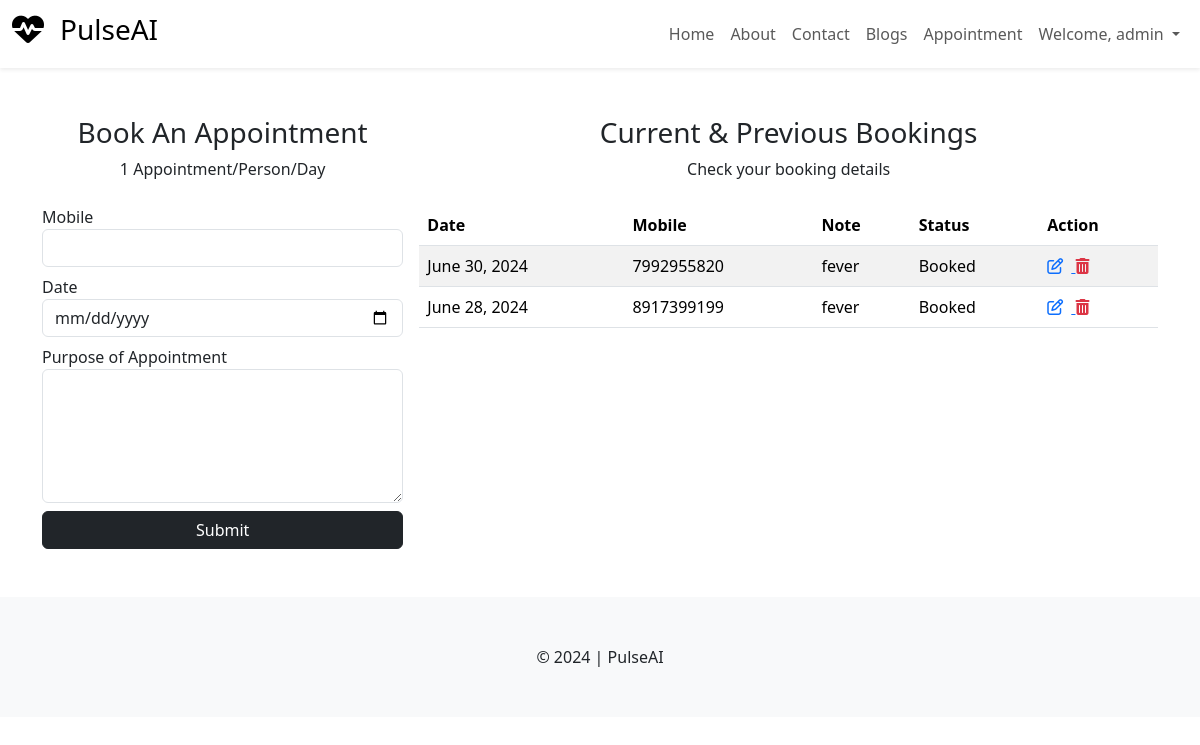
The page /patient/appointment/ (signed in) on the database as committed earlier.
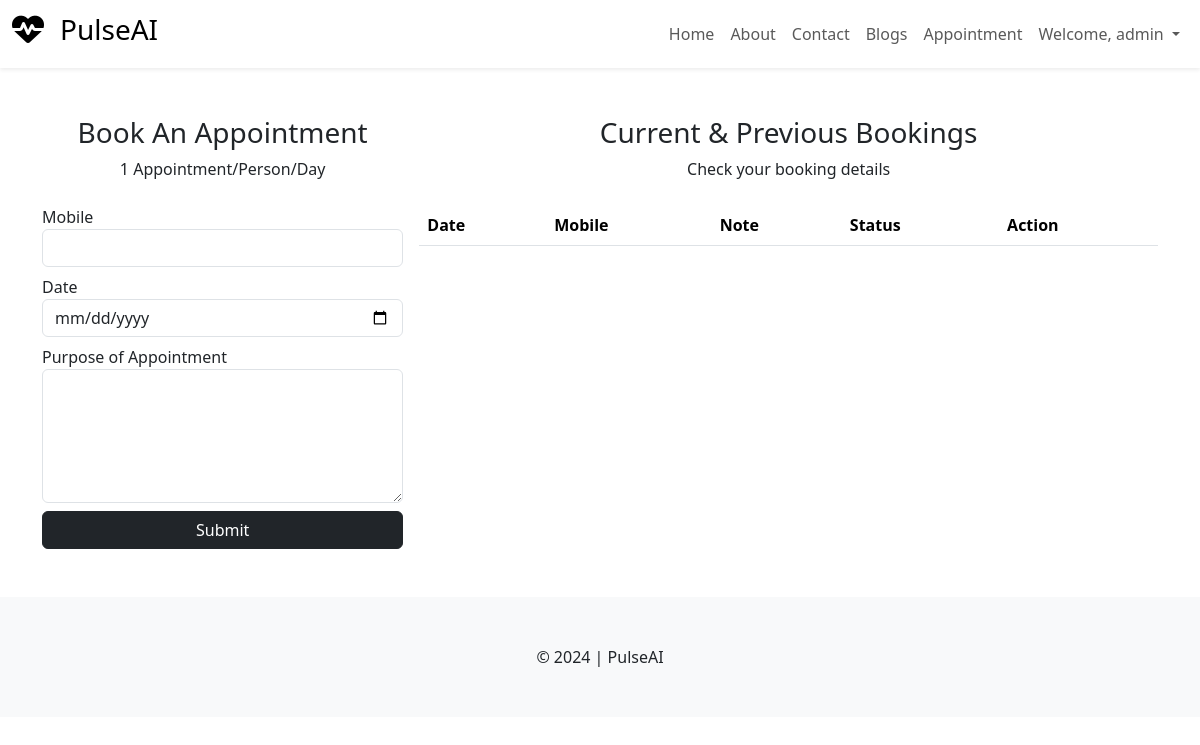
The same page on the database as committed later.
### patient/models.py (models this page shows, shortened)
class Appointment(models.Model):
    user = models.ForeignKey(User, on_delete=models.DO_NOTHING)
    mobile = models.CharField(max_length=20)
    date = models.DateField()
    note = models.TextField()
    status = models.CharField(max_length=255, choices=APPOINTMENT_STATUS_OPTION, default="Booked")

### patient/views.py (the view, shortened to what this page needs)
# urls.py: path("appointment/", views.appointment, name="appointment"),
def appointment(request):
      appointments = Appointment.objects.filter(user=request.user).order_by("-date")
      context = {
            'appointments': appointments
      }
      return render(request, 'patient/appointment.html', context)

### templates/patient/appointment.html (shortened to what this page needs)
{% extends "layout.html" %}
{% block content %}
<div class="container my-5">
<div class="row g-3">
    <div class="col-md-4">
        <div class="mb-4 text-center">
            <h3>Book An Appointment</h3>
            <p>1 Appointment/Person/Day</p>
        </div>
        <form action="{% url "appointment" %}" method="post">
            <div class="mb-2">
                <label>Mobile</label>
                <input type="text" name="mobile" class="form-control" required>
            </div>
            <div class="mb-2">
                <label>Date</label>
                <input type="date" name="date" class="form-control" required>
            </div>
            <div class="mb-2">
                <label>Purpose of Appointment</label>
                <textarea rows="5" class="form-control" name="note" required></textarea>
            </div>
            <div class="mt-2">
                <input type="submit" value="Submit" class="btn btn-dark w-100">
            </div>
        </form>
    </div>
    <div class="col-md-8">
        <div class="mb-4 text-center">
            <h3>Current & Previous Bookings</h3>
            <p>Check your booking details</p>
        </div>
        <div class="table-responsive">
            <table class="table table-striped">
                <thead>
                    <tr>
                        <th>Date</th>
                        <th>Mobile</th>
                        <th>Note</th>
                        <th>Status</th>
                        <th>Action</th>
                    </tr>
                </thead>
                <tbody>
                    {% for app in appointments %}
                        <tr>
                            <td>{{app.date}}</td>
                            <td>{{app.mobile}}</td>
                            <td>{{app.note}}</td>
                            <td>{{app.status}}</td>
                            <td>
                                <a href="{% url "update_appointment" app.id %}">
                                    <i class="fa-regular fa-pen-to-square me-2"></i>
                                </a>
                                <a href="{% url "delete_appointment" app.id %}" class="text-danger" onclick="confirmDelete(event)">
                                    <i class="fa-solid fa-trash-can"></i>
                                </a>
                            </td>
                        </tr>
                    {% endfor %}
                </tbody>
            </table>
        </div>
    </div>
</div>
</div>
{% endblock %}

Rows that differ between the two databases and show on the page:
removed Appointment: date "June 30, 2024", mobile "7992955820", note "fever", status "Booked"
removed Appointment: date "June 28, 2024", mobile "8917399199", note "fever", status "Booked"
